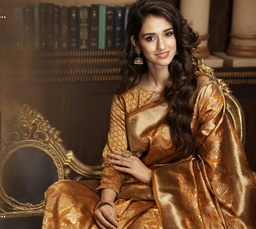
#> input picture disha.jpeg, 256 x 229 px, shrunk from 953 x 851 before the run
$ python gaussianblur.py
#> lines starting #> are read from the running program, lines starting #| are printed output that depends on the picture
# -*- coding: utf-8 -*-
"""
Created on Thu Jan 16 18:11:04 2020

@author: ARCHIT
"""

import imageio
import numpy as np
from PIL import Image

#convert to numpy array
def load_img(filename):
#> called with filename = 'disha.jpeg'
    return np.array(Image.open(filename))
#> returned value is the input picture: shape (229, 256, 3); mean R, G, B 101.3, 70.1, 45

def create_gaussian_kernel(size, sigma = 1.0):

    #We create a gaussian kernel of dim : size*size
    #size must be a odd number

    if(size%2==0):
        raise ValueError("Size must be an odd number")

    x, y = np.meshgrid(np.linspace(-2, 2, size, dtype=np.float32), np.linspace(-2, 2, size, dtype=np.float32))

    rv = (np.exp(-(x ** 2 + y ** 2) / (2.0 * sigma ** 2))) / (2.0 * np.pi * sigma ** 2)

    rv = rv / np.sum(rv)

    return rv

def convolve_pixel(img, kernel, i, j):

    # convolves the image kernel of pixel at (i,j). returns the original pixel
    # if the kernel extends beyond the borders of the image

    if(len(img.shape)!=2):
        raise ValueError("Input image should be single chanelled")
    if(len(kernel.shape)!=2):
        raise ValueError("kernel should be two dimensional")

    k = kernel.shape[0]//2

    # checking whether kernel is beyong the border
    if i < k or j < k or i >= img.shape[0]-k or j >= img.shape[1]-k:
        return img[i, j]

    else:
        value = 0
        for u in range(-k,k+1):
            for v in range(-k,k+1):
                value += img[i-u][j-v] * kernel[k+u][k+v]

        return value

def convolve(img, kernel):

    # returns the convoluted image in a new variable
    # kenel should have odd dimensions and image should be single chanelled and a two dim ndarray

    new_img = np.array(img)     #make a copy of the original image in which we will return the result

    for i in range(0,img.shape[0]):
        for j in range(0,img.shape[1]):
            new_img[i][j] = convolve_pixel(img, kernel, i, j)

    return new_img

def split(img):

    # splits image into 3 ndarrays, one for each channel (R,G,B)
    if img.shape[2] != 3:
        raise ValueError('The split function requires a 3-channel input image')
    return img[:, :, 0], img[:, :, 1], img[:, :, 2]

def merge(r,g,b):

    return np.dstack((r, g, b))

if __name__ == '__main__':
    input_image = load_img("disha.jpeg")

    kernel = create_gaussian_kernel(9)

    (r,g,b) = split(input_image)
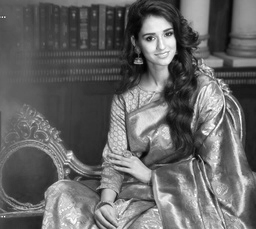
#> r: shape (229, 256); min 1, max 255, mean 101.3
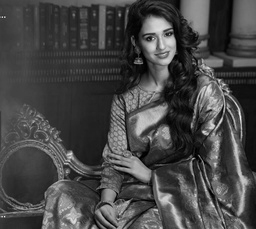
#> g: shape (229, 256); min 0, max 243, mean 70.1
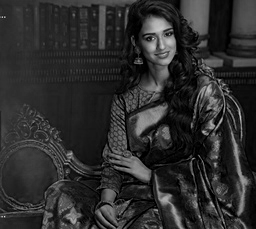
#> b: shape (229, 256); min 0, max 215, mean 45

    r = convolve(r, kernel)
#> after the loop in convolve, `for i in range(0,img.shape[0]):`:
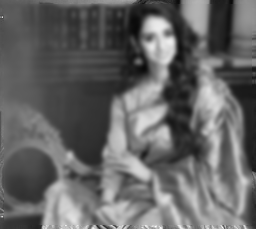
#> new_img: shape (229, 256); min 9, max 252, mean 100.9
    g = convolve(g, kernel)
#> after the loop in convolve (call 2), `for i in range(0,img.shape[0]):`:
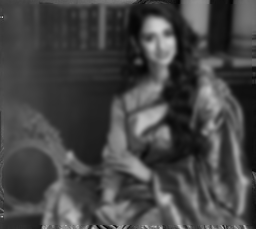
#> new_img: shape (229, 256); min 3, max 209, mean 69.6
    b = convolve(b, kernel)
#> after the loop in convolve (call 3), `for i in range(0,img.shape[0]):`:
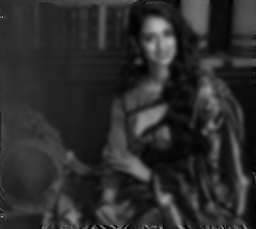
#> new_img: shape (229, 256); min 0, max 185, mean 44.5

    output_image = merge(r,g,b)
#> in merge, `return np.dstack((r, g, b))`:
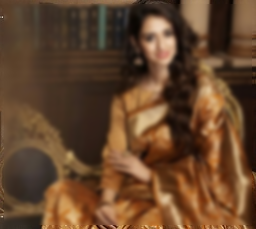
#> returned value: shape (229, 256, 3); mean of channels 0, 1, 2 100.9, 69.6, 44.5; drawn as R, G, B

    imageio.imwrite('blurred_disha.jpg', output_image)
